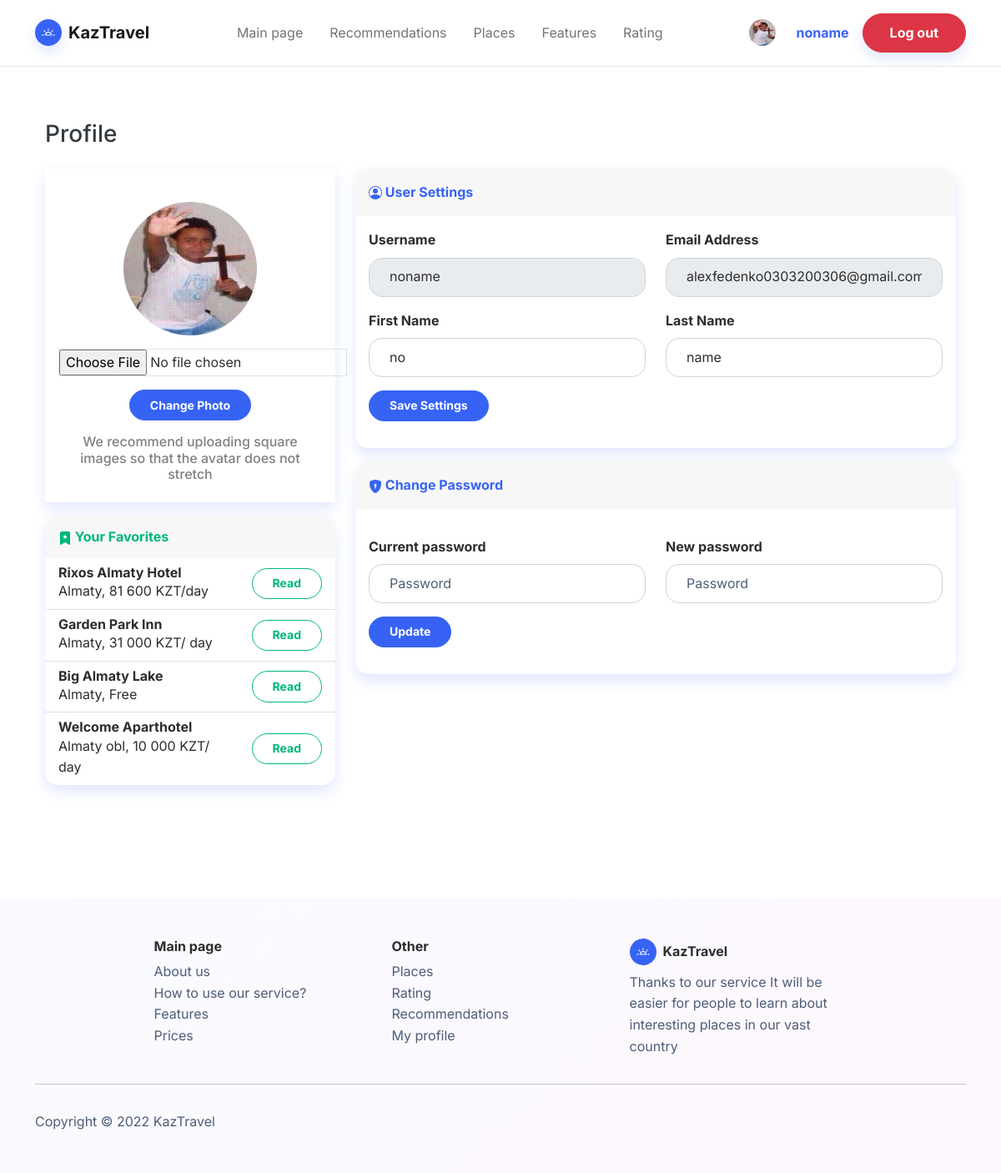
The page /profile (signed in) on the database its author committed.
### project/models.py (models this page shows, shortened)
class Profile(models.Model):
    user = models.OneToOneField(User, on_delete=models.CASCADE)
    username = models.CharField(max_length=25, default='user')
    firstname = models.CharField(max_length=25, default='firstname', blank=False)
    lastname = models.CharField(max_length=25, default='lastname', blank=False)
    auth_token = models.CharField(max_length=100)
    is_verified = models.BooleanField(default=False)
    created_at = models.DateTimeField(auto_now_add=True)
    avatar = ImageField(verbose_name='Photo', null=True, max_length=100, upload_to='images/avatars', default='images/avatars/user.webp')

class Places(models.Model):
    name = models.TextField(verbose_name='Name:', max_length=300)
    description = models.TextField(verbose_name='Description:', max_length=1000)
    price = models.TextField(verbose_name='Price:', max_length=50)
    city = models.CharField(verbose_name='City', choices=City, max_length=40)
    type = models.CharField(verbose_name='Type', choices=Type, max_length=40)
    recommend_1 = models.BooleanField(default=False)
    recommend_2 = models.BooleanField(default=False)
    visits = models.IntegerField(default=0)
    pic = ImageField(verbose_name='Picture', null=True, blank=True, max_length=100, upload_to='images/places')
    class Meta:
        verbose_name = 'Place'
        verbose_name_plural = 'Places'

### project/views.py (the view, shortened to what this page needs)
# urls.py: path('profile', profile, name='profile'),
@login_required(login_url='/login/')
def profile(request):
    message_pass = ''
    message_set = ''
    message_ava = ''
    if Favorite.objects.filter(user=request.user).exists():
        favorites_data = Favorite.objects.get(user=request.user).places.all()
    else:
        favorites_data = ''
    context = {
        'favorites_data': favorites_data,
        'profile': Profile.objects.filter(username=request.user.username).first(),
        'message_pass': message_pass,
        'message_set': message_set,
        'message_ava': message_ava
    }
    return render(request, 'profile.html', context)

### project/templates/profile.html (shortened to what this page needs)
<!doctype html>
<html lang="en">
<head>
    {% load static %}
    <link href="https://cdn.jsdelivr.net/npm/bootstrap@5.1.3/dist/css/bootstrap.min.css" rel="stylesheet"
>
    <link href="{% static 'css/profile.css' %}" rel="stylesheet" type="text/css">
    <link href="{% static 'css/bootstrap.min.css' %}" rel="stylesheet" type="text/css">
</head>
<body>
<nav class="navbar navbar-light navbar-expand-md fixed-top navbar-shrink py-3" id="mainNav">
    <div class="container"><a class="navbar-brand d-flex align-items-center" href="/"><span
            class="bs-icon-sm bs-icon-circle bs-icon-primary shadow d-flex justify-content-center align-items-center me-2 bs-icon"></span><span>KazTravel</span></a>
        <div class="collapse navbar-collapse" id="navcol-1">
            <ul class="navbar-nav mx-auto">
                <li class="nav-item"><a class="nav-link" href="/">Main page</a></li>
                <li class="nav-item"><a class="nav-link" href="/recommendations">Recommendations</a></li>
                <li class="nav-item"><a class="nav-link" href="/places">Places</a></li>
                <li class="nav-item"><a class="nav-link" href="/#features">Features</a></li>
                <li class="nav-item"><a class="nav-link" href="/rating">Rating</a></li>
            </ul>
           {% if not request.user.is_authenticated%}
            <a class="btn btn-primary shadow" role="button" href="/register">Sign up</a>
            {% else %}
            <a title="My profile" href="/profile"><img style="margin-left: 15px;" src="{{MEDIA_URL}}{{ profile.avatar.url}}" alt="" width="32" height="32" class="rounded-circle me-2"></a>
            <a title="My profile" href="/profile"><span class="nav-link active fw-bold">{{ request.user }}</span></a>
            <a class="btn btn-danger shadow" role="button" href="/logout">Log out</a>
            {% endif %}
        </div>
    </div>
</nav>
<section class="py-5 mt-5">
    <div class="container">
        <section class="py-4 py-xl-5">
            <div class="container">
                <h3 class="text-dark mb-4">Profile</h3>
                <div class="row mb-3">
                    <div class="col-lg-4">
                        <div class="card mb-3">
                            <div class="card-body text-center shadow"><img class="rounded-circle mb-3 mt-4"
                                                                           src="{{MEDIA_URL}}{{ profile.avatar.url}}"
                                                                           width="160" height="160" loading="lazy">
                                <div class="mb-3">
                                    <form method="post" enctype="multipart/form-data">
                                        <p>
                                            <input id="id_image" type="file" class="border" style="" name="image" accept="image/png, image/gif, image/jpeg">
                                        </p>
                                        <button type="submit" name="upload_avatar" class="btn btn-primary btn-sm">Change Photo</button>
                                    </form>
                                </div>
                                <h6 class="text-black-50">We recommend uploading square images so that the avatar does
                                    not stretch
                                </h6>
                            </div>
                        </div>
                        <div class="card shadow mb-4">
                            <div class="card-header py-3">
                                <h6 class="text-success fw-bold m-0">&nbsp;Your Favorites</h6>
                            </div>
                            <ul class="list-group list-group-flush">
                                {% if favorites_data %}
                                {% for place in favorites_data %}
                                <li class="list-group-item">
                                    <div class="row align-items-center no-gutters">
                                        <div class="col me-2">
                                            <h6 class="mb-0"><strong>{{place.name}}</strong></h6><span class="text-xs">{{place.city}}, {{place.price}}</span>
                                        </div>
                                        <a class="col-auto" href="{% url 'place_detail' place.id %}">
                                            <button class="btn btn-outline-success btn-sm">Read</button>
                                        </a>
                                    </div>
                                </li>
                                {% endfor %}
                                {% endif %}
                            </ul>
                        </div>
                    </div>
                    <div class="col-lg-8">
                        <div class="row">
                            <div class="col">
                                <div class="card shadow mb-3">
                                    <div class="card-header py-3">
                                        <p class="text-primary m-0 fw-bold">&nbsp;User Settings</p>
                                    </div>
                                    <div class="card-body">
                                        <form method="post">
                                            <div class="row">
                                                <div class="col">
                                                    <div class="mb-3"><label class="form-label" for="username"><strong>Username</strong></label>
                                                        <input class="form-control" type="text" id="username"
                                                               placeholder="user.name" name="username" disabled=""
                                                               value="{{ request.user }}"></div>
                                                </div>
                                                <div class="col">
                                                    <div class="mb-3"><label class="form-label" for="email"><strong>Email
                                                        Address</strong></label>
                                                        <input class="form-control" type="email" id="email"
                                                               placeholder="user@example.com" name="email" disabled=""
                                                               value="{{ request.user.email }}"></div>
                                                </div>
                                            </div>
                                            <div class="row">
                                                <div class="col">
                                                    <div class="mb-3"><label class="form-label"><strong>First
                                                        Name</strong></label>
                                                        <input class="form-control" type="text" id="first_name"
                                                               placeholder="John" name="firstname"
                                                               value="{{profile.firstname}}"></div>
                                                </div>
                                                <div class="col">
                                                    <div class="mb-3"><label class="form-label"><strong>Last
                                                        Name</strong></label>
                                                        <input class="form-control" type="text" id="last_name"
                                                               placeholder="Doe" name="lastname"
                                                               value="{{profile.lastname}}"></div>
                                                </div>
                                            </div>
                                            <div class="mb-3">
                                                <button class="btn btn-primary btn-sm" type="submit"
                                                        name="change_settings">Save Settings
                                                </button>
                                            </div>
                                        </form>
                                    </div>
                                </div>
                                <div class="card shadow">
                                    <div class="card-header py-3">
                                        <p class="text-primary m-0 fw-bold">&nbsp;Change Password</p>
                                    </div>
                                    <div class="card-body">
                                        <form method="post">
                                            <div class="row">
                                                <div class="col">
                                                    <div class="mb-3">
                                                        <label class="form-label"><strong>Current password</strong><br></label>
                                                        <input class="form-control" type="password"
                                                               name="Current_password" placeholder="Password"></div>
                                                </div>
                                                <div class="col">
                                                    <div class="mb-3">
                                                        <label class="form-label"><strong>New
                                                            password</strong><br></label>
                                                        <input class="form-control" type="password"
                                                               placeholder="Password" name="New_password"></div>
                                                </div>
                                            </div>
                                            <div class="mb-3">
                                                <button class="btn btn-primary btn-sm" type="submit"
                                                        name="change_password">Update
                                                </button>
                                            </div>
                                        </form>
                                    </div>
                                </div>
                            </div>
                        </div>
                    </div>
                </div>
            </div>
        </section>
    </div>
</section>
<footer class="bg-primary-gradient">
    <div class="container py-4 py-lg-5">
        <div class="row justify-content-center">
            <div class="col-sm-4 col-md-3 text-center text-lg-start d-flex flex-column item">
                <h3 class="fs-6 fw-bold">Main page</h3>
                <ul class="list-unstyled">
                    <li><a href="/#about_us">About us</a></li>
                    <li><a href="/#how_to_use_our_service">How to use our service?</a></li>
                    <li><a href="/#features">Features</a></li>
                    <li><a href="/#prices">Prices</a></li>
                </ul>
            </div>
            <div class="col-sm-4 col-md-3 text-center text-lg-start d-flex flex-column item">
                <h3 class="fs-6 fw-bold">Other</h3>
                <ul class="list-unstyled">
                    <li><a href="/filter">Places</a></li>
                    <li><a href="/rating">Rating</a></li>
                    <li><a href="/recommendations">Recommendations</a></li>
                    <li><a href="/profile">My profile</a></li>
                </ul>
            </div>
            <div
                    class="col-lg-3 text-center text-lg-start d-flex flex-column align-items-center order-first align-items-lg-start order-lg-last item social">
                <div class="fw-bold d-flex align-items-center mb-2"><span
                        class="bs-icon-sm bs-icon-circle bs-icon-primary d-flex justify-content-center align-items-center bs-icon me-2"></span><span>KazTravel</span></div>
                <p class="text-muted copyright">Thanks to our service It will be easier for people to learn about
                    interesting
                    places in our vast country<br></p>
            </div>
        </div>
        <hr>
        <div class="text-muted d-flex justify-content-between align-items-center pt-3">
            <p class="mb-0">Copyright © 2022 KazTravel</p>
        </div>
    </div>
</footer>
</body>
</html>

### rows shown on the page
Profile: avatar (picture), firstname "no", lastname "name"
Places: name "Rixos Almaty Hotel", city "Almaty", price "81 600 KZT/day"
Places: name "Garden Park Inn", city "Almaty", price "31 000 KZT/ day"
Places: name "Big Almaty Lake", city "Almaty", price "Free"
Places: name "Welcome Aparthotel", city "Almaty obl", price "10 000 KZT/ day"

### other values the page prints
{{ request.user }} "noname"
